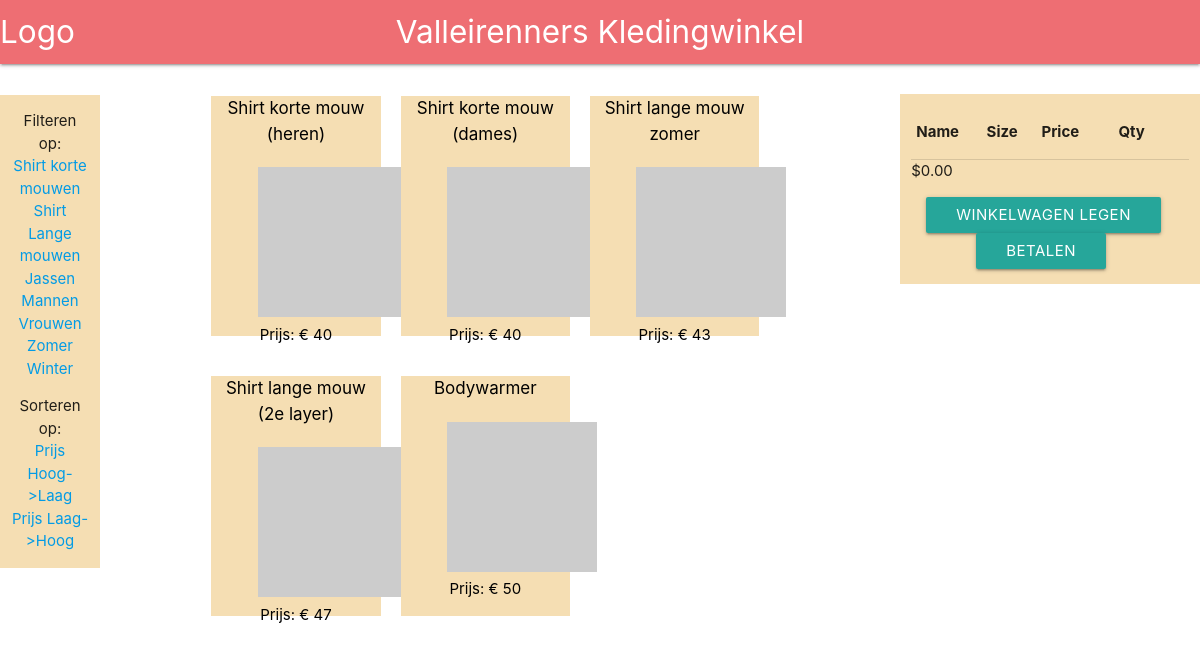
The page /shop/shop.php?filter=PrijsLH on the database its author committed.
### tables this page shows
CREATE TABLE `producten` (
  `id` int(11) NOT NULL,
  `artikelcode` varchar(255) NOT NULL,
  `naam` varchar(255) NOT NULL,
  `omschrijving` text NOT NULL,
  `verkoopprijs` double NOT NULL,
  `categorie` int(11) NOT NULL,
  `gender` int(11) NOT NULL,
  `isbundel` tinyint(1) NOT NULL DEFAULT '0'
);

### database/products.php (the view, shortened to what this page needs)
<?php
function handleFilter()
{
	$query = "SELECT * FROM producten ";
	if(isset($_GET['filter']))
	{
		if($_GET['filter'] == "PrijsLH")
		{
			$totalQuery = $query . "ORDER BY producten.verkoopprijs ASC";
			return $totalQuery;
		}
	}
}
function getProducts()
{
	$query = handleFilter();
	$selectedProduct = 'false';
	$connection = connect();
	$stmt = $connection->prepare($query);
	$stmt->execute();
	$producten = [];
	while($row = $stmt->fetch(PDO::FETCH_ASSOC))
	{
		$id = $row['id'];
		$naam = $row['naam'];
		$prijs = $row['verkoopprijs'];
		$disc = $row['omschrijving'];
		$code = $row['artikelcode'];
		$product = array($naam, $disc, $prijs, $id, $code);
		array_push($producten, $product);
	}
	if($selectedProduct != 'true')
	{
		foreach ($producten as $value)
		{
			?>
			<a class="product" href="shop.php?product=<?=$value[3]?>">
				<div class="col s3 item">
				<div class="row naam">
					<span class="naam" style="text-align: center;"><?=$value[0]?></span>
				</div>
					<img class="foto" src="http://via.placeholder.com/150x150" alt="Product Foto">
				<div class="row prijs">
					<span class="prijs">Prijs: € <?=$value[2]?></span>
				</div>
			</div>
			</a>
			<?php
		}
	}
}
			?>

### shop/shop.css (style rules this page uses)
a { color: black; }
.item { height: 240px; max-width: 240px; background-color: wheat; margin: 20px; }
.naam { font-size: 17px; text-align: center; }
.prijs { font-size: 15px; text-align: center; }
.foto { margin-left: 35px; }
.product { color: black; }

### rows shown on the page
producten: naam "Shirt korte mouw (heren)", verkoopprijs "40"
producten: naam "Shirt korte mouw (dames)", verkoopprijs "40"
producten: naam "Shirt lange mouw zomer", verkoopprijs "43"
producten: naam "Shirt lange mouw (2e layer)", verkoopprijs "47"
producten: naam "Bodywarmer", verkoopprijs "50"
